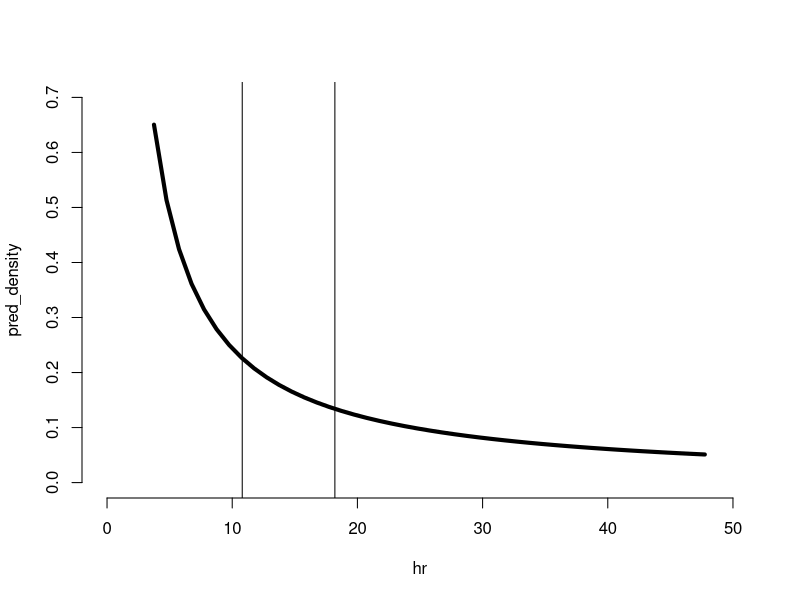
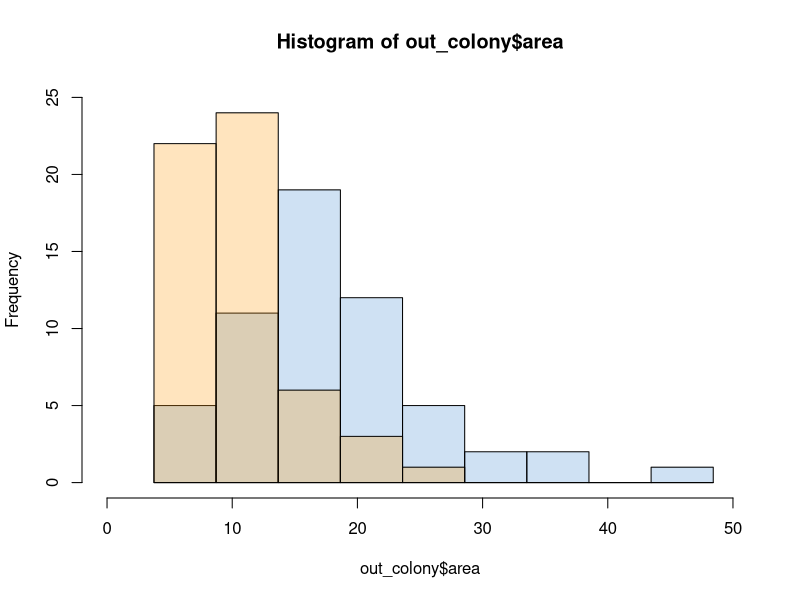

Source code (R) for these figures, in order:
###########################################################################
#Estimated summer home range size of arctic foxes using telemetry data (Argos) of 113 foxes from 2008 to 2016 on Bylot Island.
###########################################################################
df <- read.csv("data/Home_Range_Foxes.csv",sep=",")
df$year = as.factor(df$year)
df = df[which(df$goose_category!="outside with overlap"),]#Remove HR overlapping with goose colony
df$goose_category = as.factor(df$goose_category)

df$area = df$area * 0.7 #correction ARGOS - See Christin et al. 2015 PlOs One
in_colony = df[which(df$goose_category=="inside colony",),]
out_colony= df[which(df$goose_category=="outside colony",),]

summary(in_colony$area)
summary(out_colony$area)
length(out_colony$area)
length(in_colony$area)

##------------------------------------------------------------------------
# Plot DV and predator density Fig3A
hr = c(3.75:48)

# Function to compute the number of predators
NR_sim<- function (hr) {
  overlap = 0.18 # fox home range overlap
  Nb_p= 2 #number of predators in H_o
  H_o = (hr*(1-overlap))
  y = (Nb_p/H_o)
  return(y)
}
pred_density=NR_sim(hr)

plot(hr,pred_density,type="l",bty="n",xlim=c(0,50),ylim=c(0,0.7),lwd=4)
abline(v=18.2)
abline(v=10.8)
dev.copy2pdf(file="hr_preddensity.pdf")
dev.off()

hist(out_colony$area,xlim=c(0,50),ylim=c(0,25),breaks = seq(min(in_colony$area),max(out_colony$area), length.out = 10),col="#68a0d951")
hist(in_colony$area,breaks = seq(min(in_colony$area),max(out_colony$area), length.out = 10),add=T,col="#ff970041")
dev.copy2pdf(file="hist_both.pdf")
dev.off()
